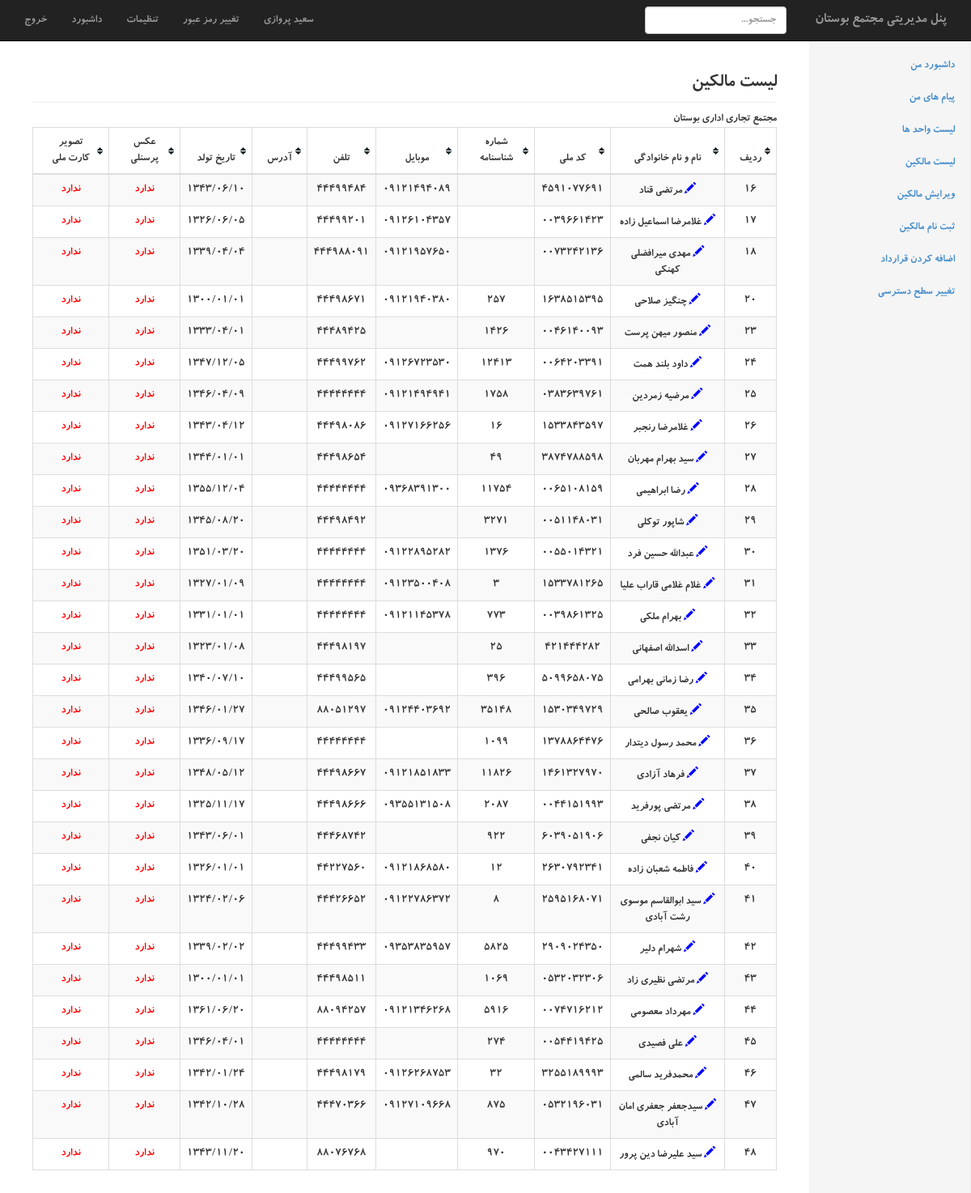
Screenshot of /index.php?page=users_list (signed in) with the database file from the repository.
### tables this page shows
CREATE TABLE IF NOT EXISTS `users` (
`id` int(11) NOT NULL,
  `first_name` varchar(250) NOT NULL,
  `last_name` varchar(250) NOT NULL,
  `melli_code` varchar(250) NOT NULL,
  `shenasname` varchar(250) NOT NULL,
  `mobile` varchar(250) NOT NULL,
  `tel` varchar(250) NOT NULL,
  `address` text NOT NULL,
  `birthday` bigint(20) NOT NULL,
  `personal_image` varchar(250) NOT NULL,
  `karte_melli_image` varchar(250) NOT NULL
);

### include/jdf.php (called while the page is built, shortened)
<?php
function jdate($format,$timestamp='',$none='',$time_zone='Asia/Tehran',$tr_num='fa'){
 $T_sec=0;
 $ts=$T_sec+(($timestamp=='' or $timestamp=='now')?time():tr_num($timestamp));
 $date=explode('_',date('H_i_j_n_O_P_s_w_Y',$ts));
 list($j_y,$j_m,$j_d)=gregorian_to_jalali($date[8],$date[3],$date[2]);
 $sl=strlen($format);
 $out='';
 for($i=0; $i<$sl; $i++){
  $sub=substr($format,$i,1);
  switch($sub){
	case'd':
	$out.=($j_d<10)?'0'.$j_d:$j_d;
	break;
	case'm':
	$out.=($j_m>9)?$j_m:'0'.$j_m;
	break;
	case'Y':
	$out.=$j_y;
	break;
	default:$out.=$sub;
  }
 }
 return($tr_num!='en')?tr_num($out,'fa','.'):$out;
}
function tr_num($str,$mod='en',$mf='٫'){
 $num_a=array('0','1','2','3','4','5','6','7','8','9','.');
 $key_a=array('۰','۱','۲','۳','۴','۵','۶','۷','۸','۹',$mf);
 return($mod=='fa')?str_replace($num_a,$key_a,$str):str_replace($key_a,$num_a,$str);
}
function gregorian_to_jalali($g_y,$g_m,$g_d,$mod=''){
	$g_y=tr_num($g_y); $g_m=tr_num($g_m); $g_d=tr_num($g_d);
 $d_4=$g_y%4;
 $g_a=array(0,0,31,59,90,120,151,181,212,243,273,304,334);
 $doy_g=$g_a[(int)$g_m]+$g_d;
 if($d_4==0 and $g_m>2)$doy_g++;
 $d_33=(int)((($g_y-16)%132)*.0305);
 $a=($d_33==3 or $d_33<($d_4-1) or $d_4==0)?286:287;
 $b=(($d_33==1 or $d_33==2) and ($d_33==$d_4 or $d_4==1))?78:(($d_33==3 and $d_4==0)?80:79);
 if((int)(($g_y-10)/63)==30){$a--;$b++;}
 if($doy_g>$b){
  $jy=$g_y-621; $doy_j=$doy_g-$b;
 }else{
  $jy=$g_y-622; $doy_j=$doy_g+$a;
 }
 if($doy_j<187){
  $jm=(int)(($doy_j-1)/31); $jd=$doy_j-(31*$jm++);
 }else{
  $jm=(int)(($doy_j-187)/30); $jd=$doy_j-186-($jm*30); $jm+=7;
 }
 return($mod=='')?array($jy,$jm,$jd):$jy.$mod.$jm.$mod.$jd;
}

### include/users_list.php (the view, shortened to what this page needs)
<h3 class="sub-header">لیست مالکین</h3>
مجتمع تجاری اداری بوستان
    <table class="table table-striped table-hover table-bordered tablesorter">
    		<thead>
				<tr>
					<th>ردیف</th>
					<th>نام و نام خانوادگی</th>
                    <th>کد ملی</th>
                    <th>شماره شناسنامه</th>
					<th>موبایل</th>
					<th>تلفن</th>
                    <th>آدرس</th>
                    <th>تاریخ تولد</th>
                    <th>عکس پرسنلی</th>
                    <th>تصویر کارت ملی</th>
				</tr>
            </thead>
            <tbody>
<?php
	$users_query = "SELECT * FROM `users`";
	$users_result = $mysqli->query($users_query);
	while($users_row = $users_result->fetch_assoc()){
			if($users_row['karte_melli_image']){
				$users_row['karte_melli_image'] = '<a target="_blank" href="images/users/melli_card/'.$users_row['karte_melli_image'].'"><img src="images/users/melli_card/'.$users_row['karte_melli_image'].'" width="30"></a>';
				}else{
				$users_row['karte_melli_image'] = '<span style="color:red">ندارد</span>';
					}
			if($users_row['personal_image']){
				$users_row['personal_image'] = '<a target="_blank" href="images/users/personal/'.$users_row['personal_image'].'"><img src="images/users/personal/'.$users_row['personal_image'].'" width="30"></a>';
				}else{
				$users_row['personal_image'] = '<span style="color:red">ندارد</span>';
					}
				$users_row['birthday'] = jdate("Y/m/d",$users_row['birthday']);
		echo "
			  <tr>
						<td>$users_row[id]</td>
						<td><a href='index.php?page=users_edit&user_melli_code=$users_row[melli_code]'><span class='glyphicon glyphicon-pencil' style='color:blue;'></span></a> $users_row[first_name] $users_row[last_name]</td>
						<td>$users_row[melli_code]</td>
						<td>$users_row[shenasname]</td>
						<td>$users_row[mobile]</td>
						<td>$users_row[tel]</td>
						<td>$users_row[address]</td>
						<td>$users_row[birthday]</td>
						<td>$users_row[personal_image]</td>
						<td>$users_row[karte_melli_image]</td>
			  </tr>";
	}
?>
</tbody>
</table>

### css/style.css (style rules this page uses)
table.tablesorter thead tr .header { background-image: url(bg.gif); background-repeat: no-repeat; background-position:center right; cursor: pointer; }
table.tablesorter thead th { padding:8px 18px; }

### css/dashboard.css (style rules this page uses)
body { padding-top: 50px; direction:rtl; font-family:bkoodakbold,tahoma; }
.sub-header { padding-bottom: 10px; border-bottom: 1px solid #eee; }
td { text-align:center; }
th { text-align:center; }

### rows the page displays
users: id "16", first_name "مرتضی", last_name "قناد", melli_code "4591077691", mobile "09121494089", tel "44499484", users_row "۱۳۴۳/۰۶/۱۰"
users: id "17", first_name "غلامرضا", last_name "اسماعیل زاده", melli_code "0039661423", mobile "09126104357", tel "44499201", users_row "۱۳۲۶/۰۶/۰۵"
users: id "18", first_name "مهدی", last_name "میرافضلی کهنکی", melli_code "0073242136", mobile "09121957650", tel "444988091", users_row "۱۳۳۹/۰۴/۰۴"
users: id "20", first_name "چنگيز", last_name "صلاحي", melli_code "1638515395", shenasname "257", mobile "09121940380", tel "44498671", users_row "۱۳۰۰/۰۱/۰۱"
users: id "23", first_name "منصور", last_name "میهن پرست", melli_code "0046140093", shenasname "1426", tel "44489425", users_row "۱۳۳۳/۰۴/۰۱"
users: id "24", first_name "داود", last_name "بلند همت", melli_code "0064203391", shenasname "12413", mobile "09126723530", tel "44499762", users_row "۱۳۴۷/۱۲/۰۵"
users: id "25", first_name "مرضيه", last_name "زمردين", melli_code "0383639761", shenasname "1758", mobile "09121494941", tel "44444444", users_row "۱۳۴۶/۰۴/۰۹"
users: id "26", first_name "غلامرضا", last_name "رنجبر", melli_code "1533843597", shenasname "16", mobile "09127166256", tel "44498086", users_row "۱۳۴۳/۰۴/۱۲"
users: id "27", first_name "سيد بهرام", last_name "مهربان", melli_code "3874788598", shenasname "49", tel "44498654", users_row "۱۳۴۴/۰۱/۰۱"
users: id "28", first_name "رضا", last_name "ابراهيمي", melli_code "0065108159", shenasname "11754", mobile "09368391300", tel "44444444", users_row "۱۳۵۵/۱۲/۰۴"
users: id "29", first_name "شاپور", last_name "توكلي", melli_code "0051148031", shenasname "3271", tel "44498492", users_row "۱۳۴۵/۰۸/۲۰"
users: id "30", first_name "عبدالله", last_name "حسين فرد", melli_code "0055014321", shenasname "1376", mobile "09122895282", tel "44444444", users_row "۱۳۵۱/۰۳/۲۰"
users: id "31", first_name "غلام", last_name "غلامي قاراب عليا", melli_code "1533781265", shenasname "3", mobile "09123500408", tel "44444444", users_row "۱۳۲۷/۰۱/۰۹"
users: id "32", first_name "بهرام", last_name "ملكي", melli_code "0039861325", shenasname "773", mobile "09121145378", tel "44444444", users_row "۱۳۳۱/۰۱/۰۱"
users: id "33", first_name "اسدالله", last_name "اصفهاني", melli_code "421444282", shenasname "25", tel "44498197", users_row "۱۳۲۳/۰۱/۰۸"
users: id "34", first_name "رضا", last_name "زماني بهرامي", melli_code "5099658075", shenasname "396", tel "44499565", users_row "۱۳۴۰/۰۷/۱۰"
users: id "35", first_name "يعقوب", last_name "صالحي", melli_code "1530349729", shenasname "35148", mobile "09124403692", tel "88051297", users_row "۱۳۴۶/۰۱/۲۷"
users: id "36", first_name "محمد رسول", last_name "ديتدار", melli_code "1378864476", shenasname "1099", tel "44444444", users_row "۱۳۳۶/۰۹/۱۷"
users: id "37", first_name "فرهاد", last_name "آزادي", melli_code "1461327970", shenasname "11826", mobile "09121851833", tel "44498667", users_row "۱۳۴۸/۰۵/۱۲"
users: id "38", first_name "مرتضي", last_name "پورفريد", melli_code "0044151993", shenasname "2087", mobile "09355131508", tel "44498666", users_row "۱۳۲۵/۱۱/۱۷"
users: id "39", first_name "كيان", last_name "نجفي", melli_code "6039051906", shenasname "922", tel "44468742", users_row "۱۳۴۳/۰۶/۰۱"
users: id "40", first_name "فاطمه", last_name "شعبان زاده", melli_code "2630792341", shenasname "12", mobile "09121868580", tel "44227560", users_row "۱۳۲۶/۰۱/۰۱"
users: id "41", first_name "سيد ابوالقاسم", last_name "موسوي رشت آبادي", melli_code "2595168071", shenasname "8", mobile "09122786372", tel "44426652", users_row "۱۳۲۴/۰۲/۰۶"
users: id "42", first_name "شهرام", last_name "دلير", melli_code "2909024350", shenasname "5825", mobile "09353835957", tel "44499433", users_row "۱۳۳۹/۰۲/۰۲"
users: id "43", first_name "مرتضي", last_name "نظيري زاد", melli_code "0532032306", shenasname "1069", tel "44498511", users_row "۱۳۰۰/۰۱/۰۱"
users: id "44", first_name "مهرداد", last_name "معصومي", melli_code "0074716212", shenasname "5916", mobile "09121346268", tel "88094257", users_row "۱۳۶۱/۰۶/۲۰"
users: id "45", first_name "علي", last_name "فصيدي", melli_code "0054419425", shenasname "274", tel "44444444", users_row "۱۳۴۶/۰۴/۰۱"
users: id "46", first_name "محمدفريد", last_name "سالمي", melli_code "3255189993", shenasname "32", mobile "09126268753", tel "44498179", users_row "۱۳۴۲/۰۱/۲۴"
users: id "47", first_name "سيدجعفر", last_name "جعفري امان آبادي", melli_code "0532196031", shenasname "875", mobile "09127109668", tel "44470366", users_row "۱۳۴۲/۱۰/۲۸"
users: id "48", first_name "سيد عليرضا", last_name "دين پرور", melli_code "0043427111", shenasname "970", tel "88076768", users_row "۱۳۴۳/۱۱/۲۰"

### other values shown
$_SESSION['MM_admin_first_name'] "سعید"
$_SESSION['MM_admin_last_name'] "پروازی"
